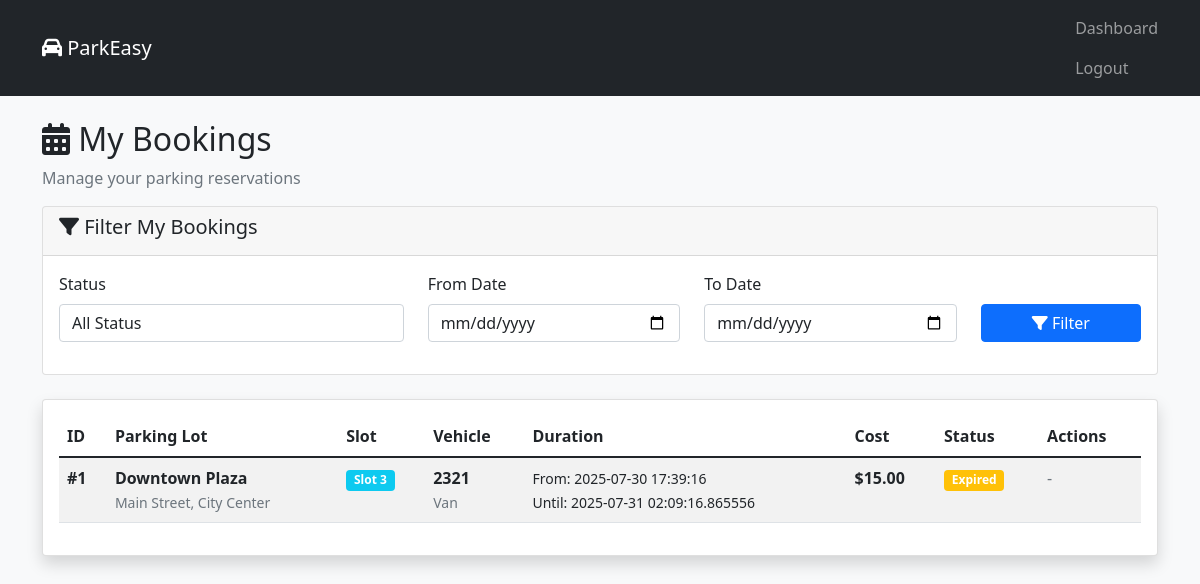
/my-bookings (signed in), run on the app's committed database.
### tables this page shows
CREATE TABLE bookings (
            id INTEGER PRIMARY KEY AUTOINCREMENT,
            user_id INTEGER NOT NULL,
            parking_lot_id INTEGER NOT NULL,
            slot_id INTEGER NOT NULL,
            vehicle_number TEXT NOT NULL,
            vehicle_type TEXT NOT NULL,
            start_time TIMESTAMP DEFAULT CURRENT_TIMESTAMP,
            end_time TIMESTAMP NOT NULL,
            total_cost REAL NOT NULL,
            status TEXT DEFAULT 'active',
            created_at TIMESTAMP DEFAULT CURRENT_TIMESTAMP,
            FOREIGN KEY (user_id) REFERENCES users (id),
            FOREIGN KEY (parking_lot_id) REFERENCES parking_lots (id),
            FOREIGN KEY (slot_id) REFERENCES parking_slots (id)
        );

CREATE TABLE parking_lots (
            id INTEGER PRIMARY KEY AUTOINCREMENT,
            name TEXT NOT NULL,
            location TEXT NOT NULL,
            total_slots INTEGER NOT NULL,
            price_per_hour REAL NOT NULL,
            created_at TIMESTAMP DEFAULT CURRENT_TIMESTAMP,
            deleted_at TIMESTAMP NULL
        );

CREATE TABLE parking_slots (
            id INTEGER PRIMARY KEY AUTOINCREMENT,
            parking_lot_id INTEGER NOT NULL,
            slot_number INTEGER NOT NULL,
            status TEXT DEFAULT 'available',
            deleted_at TIMESTAMP NULL,
            FOREIGN KEY (parking_lot_id) REFERENCES parking_lots (id)
        );

### controllers/user_controller.py (the view)
@user_bp.route('/my-bookings')
def my_bookings():
    auth_check = require_login()
    if auth_check:
        return auth_check
    status_filter = request.args.get('status', '')
    date_from = request.args.get('date_from', '')
    date_to = request.args.get('date_to', '')
    conn = get_db()
    query = '''
        SELECT b.*, p.name as lot_name, p.location, ps.slot_number
        FROM bookings b
        JOIN parking_lots p ON b.parking_lot_id = p.id
        JOIN parking_slots ps ON b.slot_id = ps.id
        WHERE b.user_id = ?
    '''
    params = [session['user_id']]
    if status_filter:
        query += ' AND b.status = ?'
        params.append(status_filter)
    if date_from:
        query += ' AND DATE(b.created_at) >= ?'
        params.append(date_from)
    if date_to:
        query += ' AND DATE(b.created_at) <= ?'
        params.append(date_to)
    query += ' ORDER BY b.created_at DESC'
    bookings = conn.execute(query, params).fetchall()
    conn.close()
    return render_template('user/my_bookings.html', bookings=bookings,
                         status_filter=status_filter, date_from=date_from, date_to=date_to)

### controllers/user_controller.py (called while the page is built)
def require_login():
    if 'logged_in' not in session:
        flash('Please login first!', 'error')
        return redirect('/login')
    return None

### database.py (called while the page is built)
def get_db():
    conn = sqlite3.connect(DATABASE)
    conn.row_factory = sqlite3.Row
    return conn

### templates/user/my_bookings.html (shortened to what this page needs)
<!DOCTYPE html>
<html>
<head>
    <link href="https://cdn.jsdelivr.net/npm/bootstrap@5.1.3/dist/css/bootstrap.min.css" rel="stylesheet">
    <link href="https://cdnjs.cloudflare.com/ajax/libs/font-awesome/6.0.0/css/all.min.css" rel="stylesheet">
</head>
<body class="bg-light">
    <nav class="navbar navbar-dark bg-dark">
        <div class="container">
            <a class="navbar-brand" href="/"><i class="fas fa-car"></i> ParkEasy</a>
            <div class="navbar-nav ms-auto">
                <a class="nav-link" href="/dashboard">Dashboard</a>
                <a class="nav-link" href="/logout">Logout</a>
            </div>
        </div>
    </nav>
    <div class="container mt-4">
        <h2><i class="fas fa-calendar-alt"></i> My Bookings</h2>
        <p class="text-muted">Manage your parking reservations</p>
        <div class="card mb-4">
            <div class="card-header">
                <h5><i class="fas fa-filter"></i> Filter My Bookings</h5>
            </div>
            <div class="card-body">
                <form method="GET">
                    <div class="row">
                        <div class="col-md-4 mb-3">
                            <label class="form-label">Status</label>
                            <select class="form-control" name="status">
                                <option value="">All Status</option>
                            </select>
                        </div>
                        <div class="col-md-3 mb-3">
                            <label class="form-label">From Date</label>
                            <input type="date" class="form-control" name="date_from" value="{{ date_from }}">
                        </div>
                        <div class="col-md-3 mb-3">
                            <label class="form-label">To Date</label>
                            <input type="date" class="form-control" name="date_to" value="{{ date_to }}">
                        </div>
                        <div class="col-md-2 mb-3">
                            <label class="form-label">&nbsp;</label>
                            <div class="d-grid">
                                <button type="submit" class="btn btn-primary">
                                    <i class="fas fa-filter"></i> Filter
                                </button>
                            </div>
                        </div>
                    </div>
                </form>
            </div>
        </div>
        <div class="card shadow">
            <div class="card-body">
                {% if bookings %}
                    <div class="table-responsive">
                        <table class="table table-striped">
                            <thead>
                                <tr>
                                    <th>ID</th>
                                    <th>Parking Lot</th>
                                    <th>Slot</th>
                                    <th>Vehicle</th>
                                    <th>Duration</th>
                                    <th>Cost</th>
                                    <th>Status</th>
                                    <th>Actions</th>
                                </tr>
                            </thead>
                            <tbody>
                                {% for booking in bookings %}
                                    {% set status_class = 'success' if booking.status == 'active' else 'primary' if booking.status == 'completed' else 'warning' if booking.status == 'expired' else 'danger' %}
                                    <tr>
                                        <td><strong>#{{ booking.id }}</strong></td>
                                        <td>
                                            <strong>{{ booking.lot_name }}</strong><br>
                                            <small class="text-muted">{{ booking.location }}</small>
                                        </td>
                                        <td><span class="badge bg-info">Slot {{ booking.slot_number }}</span></td>
                                        <td>
                                            <strong>{{ booking.vehicle_number }}</strong><br>
                                            <small class="text-muted">{{ booking.vehicle_type.title() }}</small>
                                        </td>
                                        <td>
                                            <small>From: {{ booking.start_time }}</small><br>
                                            <small>Until: {{ booking.end_time }}</small>
                                        </td>
                                        <td><strong>${{ '%.2f'|format(booking.total_cost) }}</strong></td>
                                        <td><span class="badge bg-{{ status_class }}">{{ booking.status.title() }}</span></td>
                                        <td>
                                            {% if booking.status == 'active' %}
                                                <a href="/cancel-booking/{{ booking.id }}" class="btn btn-sm btn-danger"
                                                   onclick="return confirm('Cancel this booking?')">
                                                    <i class="fas fa-times"></i> Cancel
                                                </a>
                                            {% else %}
                                                <span class="text-muted">-</span>
                                            {% endif %}
                                        </td>
                                    </tr>
                                {% endfor %}
                            </tbody>
                        </table>
                    </div>
                {% endif %}
            </div>
        </div>
    </div>
</body>
</html>

### data on the page
bookings: id "1", lot_name "Downtown Plaza", location "Main Street, City Center", slot_number "3", vehicle_number "2321", vehicle_type "Van", start_time "2025-07-30 17:39:16", end_time "2025-07-31 02:09:16.865556", total_cost "15.00", status "Expired"
